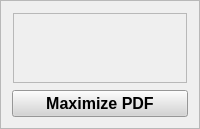
        <widget class="QFrame" name="table_pdf_video_frm">
         <property name="frameShape">
          <enum>QFrame::StyledPanel</enum>
         </property>
         <property name="frameShadow">
          <enum>QFrame::Raised</enum>
         </property>
         <layout class="QVBoxLayout" name="verticalLayout_8">
          <item>
           <widget class="QWidget" name="only_pdf_widget" native="true">
            <layout class="QVBoxLayout" name="verticalLayout_9">
             <property name="spacing">
              <number>0</number>
             </property>
             <property name="leftMargin">
              <number>0</number>
             </property>
             <property name="topMargin">
              <number>0</number>
             </property>
             <property name="rightMargin">
              <number>0</number>
             </property>
             <property name="bottomMargin">
              <number>0</number>
             </property>
             <item>
              <widget class="QWidget" name="show_pdf_widget" native="true">
               <property name="enabled">
                <bool>true</bool>
               </property>
               <layout class="QVBoxLayout" name="verticalLayout_11">
                <property name="spacing">
                 <number>0</number>
                </property>
                <property name="leftMargin">
                 <number>0</number>
                </property>
                <property name="topMargin">
                 <number>0</number>
                </property>
                <property name="rightMargin">
                 <number>0</number>
                </property>
                <property name="bottomMargin">
                 <number>0</number>
                </property>
                <item>
                 <widget class="QStackedWidget" name="stackedWidget">
                  <property name="currentIndex">
                   <number>0</number>
                  </property>
                  <widget class="QWidget" name="page_3">
                   <layout class="QVBoxLayout" name="verticalLayout_14">
                    <property name="spacing">
                     <number>1</number>
                    </property>
                    <property name="leftMargin">
                     <number>1</number>
                    </property>
                    <property name="topMargin">
                     <number>1</number>
                    </property>
                    <property name="rightMargin">
                     <number>1</number>
                    </property>
                    <property name="bottomMargin">
                     <number>1</number>
                    </property>
                    <item>
                     <widget class="QScrollArea" name="SOP_img_lbl">
                      <property name="widgetResizable">
                       <bool>true</bool>
                      </property>
                      <widget class="QWidget" name="scrollAreaWidgetContents">
                       <property name="geometry">
                        <rect>
                         <x>0</x>
                         <y>0</y>
                         <width>596</width>
                         <height>780</height>
                        </rect>
                       </property>
                      </widget>
                     </widget>
                    </item>
                   </layout>
                  </widget>
                  <widget class="QWidget" name="page_4"/>
                 </widget>
                </item>
               </layout>
              </widget>
             </item>
            </layout>
           </widget>
          </item>
          <item>
           <widget class="QPushButton" name="Maximize_pdf">
            <property name="font">
             <font>
              <pointsize>12</pointsize>
              <weight>75</weight>
              <bold>true</bold>
             </font>
            </property>
            <property name="cursor">
             <cursorShape>PointingHandCursor</cursorShape>
            </property>
            <property name="contextMenuPolicy">
             <enum>Qt::NoContextMenu</enum>
            </property>
            <property name="styleSheet">
             <string notr="true">background-color: rgb(212, 212, 212)</string>
            </property>
            <property name="text">
             <string>Maximize PDF</string>
            </property>
           </widget>
          </item>
         </layout>
        </widget>
